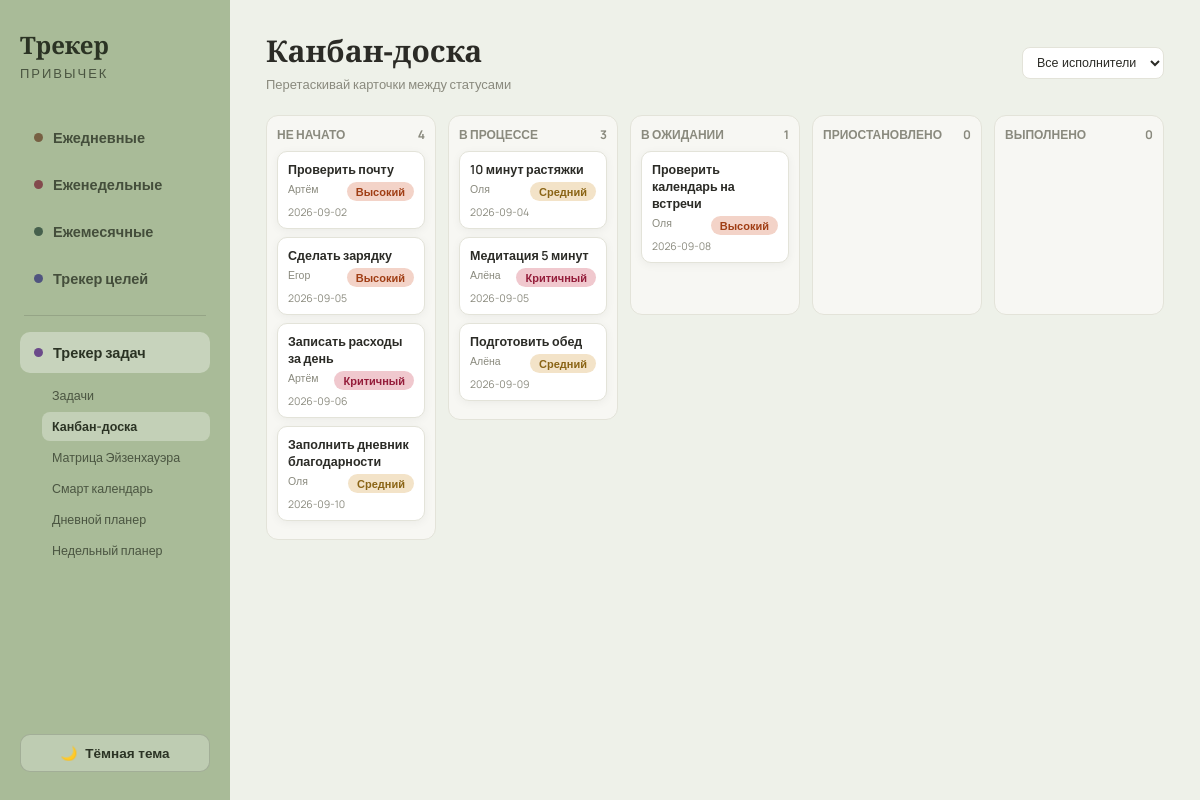
/tasks/kanban, run on the app's committed database.
### tables this page shows
CREATE TABLE tasks (
        id INTEGER PRIMARY KEY AUTOINCREMENT,
        title TEXT NOT NULL,
        due_date TEXT,
        assignee TEXT DEFAULT '',
        status TEXT NOT NULL DEFAULT 'Не начато',
        category TEXT DEFAULT '',
        priority TEXT NOT NULL DEFAULT 'Средний',
        important INTEGER NOT NULL DEFAULT 0,
        urgent INTEGER NOT NULL DEFAULT 0,
        description TEXT DEFAULT '',
        sort_order INTEGER DEFAULT 0
    );

### app.py (the view)
@app.route("/tasks/kanban")
def tasks_kanban():
    assignee = request.args.get("assignee") or None
    tasks = db.get_tasks(assignee=assignee)
    columns = {s: [t for t in tasks if t["status"] == s] for s in db.STATUSES}
    return render_template(
        "tasks_kanban.html", columns=columns, statuses=db.STATUSES,
        assignees=db.distinct_values("assignee"), f_assignee=assignee,
        active="tasks", tasks_tab="kanban",
    )

### app.py (called while the page is built)
def today_ym():
    t = date.today()
    return t.year, t.month

@app.context_processor
def inject_now():
    y, m = today_ym()
    return {"now_y": y, "now_m": m, "date": date}

### database.py (called while the page is built)
def get_db():
    conn = sqlite3.connect(DB_PATH)
    conn.row_factory = sqlite3.Row
    conn.execute("PRAGMA foreign_keys = ON")
    return conn

def _task_row_to_dict(r, today):
    d = dict(r)
    if d["due_date"]:
        due = date.fromisoformat(d["due_date"])
        d["days_left"] = (due - today).days
        d["overdue"] = due < today and d["status"] != "Выполнено"
    else:
        d["days_left"] = None
        d["overdue"] = False
    if d["important"] and d["urgent"]:
        d["quadrant"] = "Сделать сейчас"
    elif d["important"] and not d["urgent"]:
        d["quadrant"] = "Запланировать"
    elif not d["important"] and d["urgent"]:
        d["quadrant"] = "Делегировать"
    else:
        d["quadrant"] = "Исключить"
    return d

def get_tasks(status=None, priority=None, assignee=None, category=None, q=None):
    conn = get_db()
    sql = "SELECT * FROM tasks WHERE 1=1"
    params = []
    if status:
        sql += " AND status=?"; params.append(status)
    if priority:
        sql += " AND priority=?"; params.append(priority)
    if assignee:
        sql += " AND assignee=?"; params.append(assignee)
    if category:
        sql += " AND category=?"; params.append(category)
    if q:
        sql += " AND title LIKE ?"; params.append(f"%{q}%")
    sql += " ORDER BY sort_order, id"
    rows = conn.execute(sql, params).fetchall()
    conn.close()
    today = date.today()
    return [_task_row_to_dict(r, today) for r in rows]

def distinct_values(col):
    conn = get_db()
    rows = conn.execute(f"SELECT DISTINCT {col} FROM tasks WHERE {col}!='' ORDER BY {col}").fetchall()
    conn.close()
    return [r[0] for r in rows]

### templates/tasks_kanban.html (shortened to what this page needs)
{% extends "base.html" %}
{% block content %}
<div class="page-header">
  <div>
    <h1>Канбан-доска</h1>
    <p class="muted">Перетаскивай карточки между статусами</p>
  </div>
  <form method="get" class="filters-bar">
    <select name="assignee" onchange="this.form.submit()">
      <option value="">Все исполнители</option>
    </select>
  </form>
</div>
<div class="kanban-board">
  {% for s in statuses %}
  <div class="kanban-col" data-status="{{ s }}">
    <div class="kanban-col-title"><span>{{ s }}</span><span>{{ columns[s]|length }}</span></div>
    {% for t in columns[s] %}
    <div class="kanban-card" draggable="true" data-id="{{ t.id }}">
      <div class="kanban-card-title">{{ t.title }}</div>
      <div class="kanban-card-meta">
        <span>{{ t.assignee or '—' }}</span>
        <span class="badge badge-{{ t.priority }}">{{ t.priority }}</span>
      </div>
      {% if t.due_date %}<div class="kanban-card-meta" style="margin-top:4px;"><span>{{ t.due_date }}</span>{% if t.overdue %}<span class="overdue-tag">просрочено</span>{% endif %}</div>{% endif %}
    </div>
    {% endfor %}
  </div>
  {% endfor %}
</div>
{% endblock %}

### static/css/style.css (style rules this page uses)
:root, [data-theme="light"] { --bg: #EEF1E9; --panel-bg: #F7F7F3; --card-bg: #FFFFFF; --text: #2B2B26; --muted: #8A8A7E; --border: #E3E3D9; --sage: #8FA07E; --sage-light: #C9D3BC; --terracotta: #C99268; --terracotta-light: #E9CBAE; --sidebar-bg: #A9BB98; --sidebar-text: #2B3324; --donut-bg: #E7E7DD; --grid-line: #EAEAE0; --done-bg: #DCE6D3; --shadow: 0 2px 10px rgba(0,0,0,0.05); }
* { box-sizing: border-box; }
body { margin: 0; font-family: "Manrope", sans-serif; background: var(--bg); color: var(--text); transition: background .2s, color .2s; }
h1, h3, .brand-title { font-family: "Playfair Display", serif; }
.page-header { display: flex; justify-content: space-between; align-items: flex-end; margin-bottom: 22px; }
.page-header h1 { margin: 0; font-size: 30px; }
.muted { color: var(--muted); }
.page-header p { margin: 4px 0 0; font-size: 13px; }
.filters-bar { display: flex; flex-wrap: wrap; gap: 8px; margin-bottom: 14px; align-items: center; }
.filters-bar select, .filters-bar input[type=text] { padding: 7px 10px; border-radius: 8px; border: 1px solid var(--border); background: var(--card-bg); color: var(--text); font-size: 12.5px; }
.badge { display: inline-block; padding: 2px 9px; border-radius: 20px; font-size: 11px; font-weight: 700; }
.badge-Средний { background: #F3E3C8; color: #8A6415; }
.badge-Высокий { background: #F3D3C8; color: #A03E15; }
.badge-Критичный { background: #F0C8CE; color: #941C3A; }
.kanban-board { display: grid; grid-template-columns: repeat(5, 1fr); gap: 12px; align-items: start; }
.kanban-col { background: var(--panel-bg); border: 1px solid var(--border); border-radius: 12px; padding: 10px; min-height: 200px; }
.kanban-col-title { font-size: 12px; font-weight: 700; text-transform: uppercase; color: var(--muted); margin-bottom: 8px; display: flex; justify-content: space-between; }
.kanban-card { background: var(--card-bg); border: 1px solid var(--border); border-radius: 10px; padding: 9px 10px; margin-bottom: 8px; font-size: 12.5px; cursor: grab; box-shadow: var(--shadow); }
.kanban-card-title { font-weight: 600; margin-bottom: 4px; }
.kanban-card-meta { display: flex; justify-content: space-between; font-size: 10.5px; color: var(--muted); }

### data on the page
tasks: title "Проверить почту", assignee "Артём", priority "Высокий", due_date "2026-09-02"
tasks: title "Сделать зарядку", assignee "Егор", priority "Высокий", due_date "2026-09-05"
tasks: title "Записать расходы за день", assignee "Артём", priority "Критичный", due_date "2026-09-06"
tasks: title "Заполнить дневник благодарности", assignee "Оля", priority "Средний", due_date "2026-09-10"
tasks: title "10 минут растяжки", assignee "Оля", priority "Средний", due_date "2026-09-04"
tasks: title "Медитация 5 минут", assignee "Алёна", priority "Критичный", due_date "2026-09-05"
tasks: title "Подготовить обед", assignee "Алёна", priority "Средний", due_date "2026-09-09"
tasks: title "Проверить календарь на встречи", assignee "Оля", priority "Высокий", due_date "2026-09-08"

### other printed values
{{ s }} "НЕ НАЧАТО" "В ПРОЦЕССЕ" "В ОЖИДАНИИ" "ПРИОСТАНОВЛЕНО" "ВЫПОЛНЕНО"
{{ columns[s]|length }} "4" "3" "1" "0" "0"
